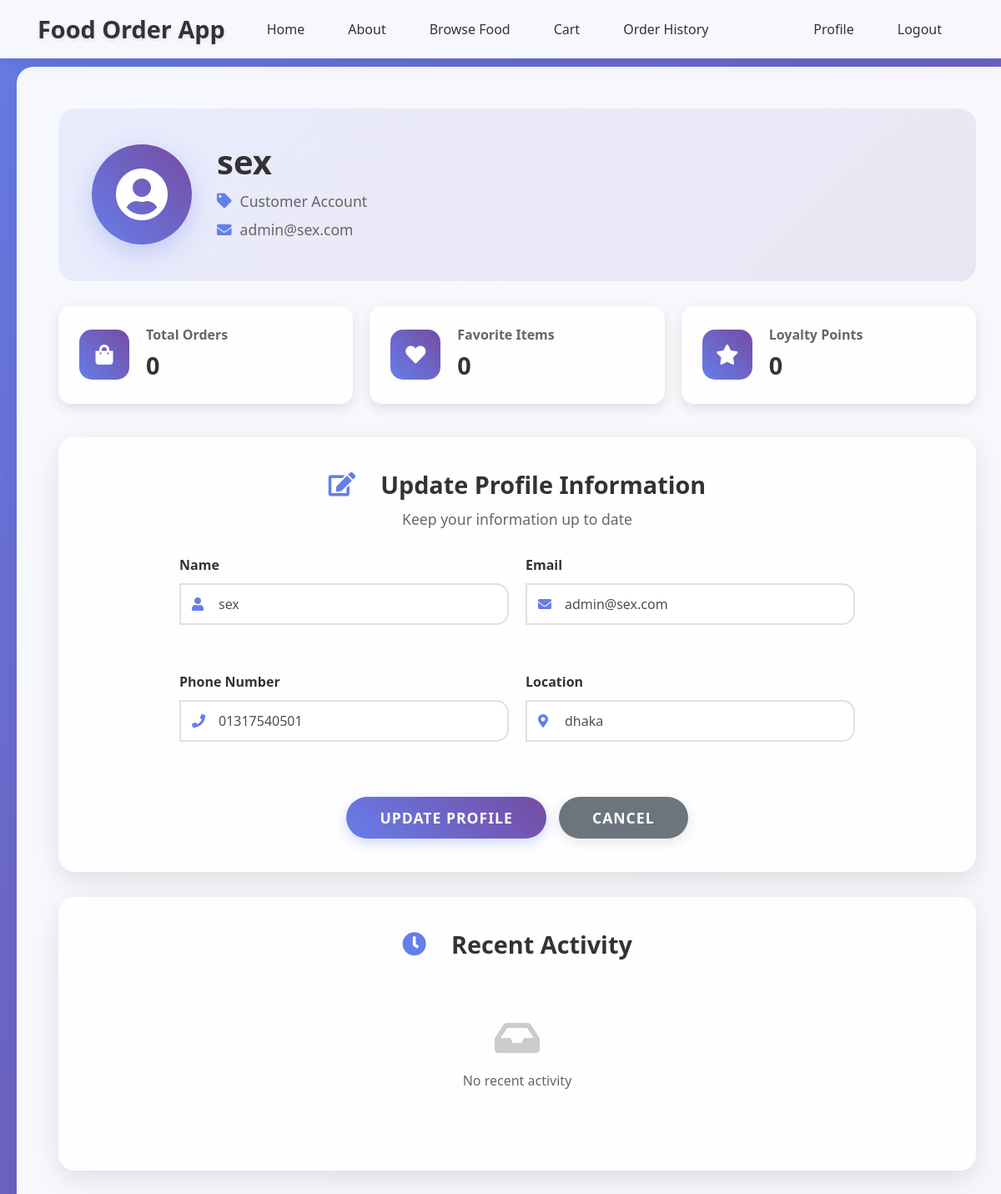
/customer/profile (signed in), run on an earlier commit of the app's database.
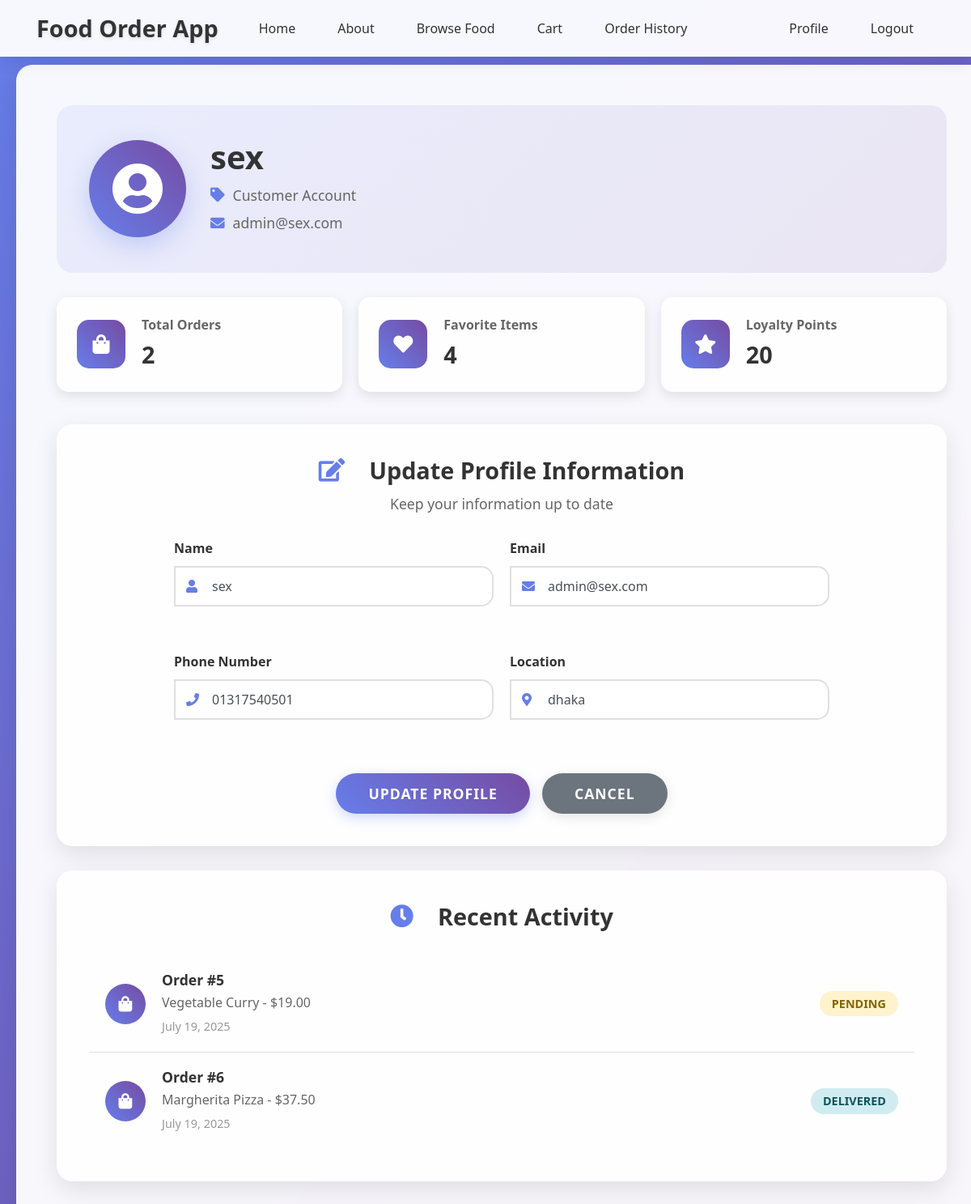
And on a later commit of the database.
### app/models/order.py (models this page shows, shortened)
class Order(db.Model):
    __tablename__ = 'orders'
    id = db.Column(db.Integer, primary_key=True)
    customer_id = db.Column(db.Integer, db.ForeignKey('users.id'), nullable=False)
    food_item_id = db.Column(db.Integer, db.ForeignKey('food_items.id'), nullable=False)
    restaurant_id = db.Column(db.Integer, db.ForeignKey('users.id'), nullable=False)
    quantity = db.Column(db.Integer, nullable=False)
    total_price = db.Column(db.Numeric(10, 2), nullable=False)
    status = db.Column(db.Enum('pending', 'accepted', 'preparing', 'ready', 'delivered', 'cancelled', name='order_status'), default='pending')
    payment_id = db.Column(db.Integer, db.ForeignKey('payments.id'), nullable=True)
    order_date = db.Column(db.DateTime, default=datetime.utcnow)
    payment = db.relationship("Payment", backref="order", uselist=False, foreign_keys="Order.payment_id")

### app/models/food_item.py (models this page shows, shortened)
class FoodItem(db.Model):
    __tablename__ = 'food_items'
    id = db.Column(db.Integer, primary_key=True)
    name = db.Column(db.String(100), nullable=False)
    description = db.Column(db.Text, nullable=True)
    price = db.Column(db.Numeric(10, 2), nullable=False)
    image_url = db.Column(db.String(200), nullable=True)
    restaurant_id = db.Column(db.Integer, db.ForeignKey('users.id'), nullable=False)
    created_at = db.Column(db.DateTime, default=datetime.utcnow)
    orders = db.relationship('Order', backref='food_item', lazy=True)

### app/routes/customer.py (the view)
@customer.route("/profile", methods=["GET", "POST"])
@login_required
@customer_required
def profile():
    form = UpdateProfileForm()
    if form.validate_on_submit():
        current_user.name = form.name.data
        current_user.email = form.email.data
        current_user.phone_number = form.phone_number.data
        current_user.location = form.location.data
        db.session.commit()
        flash("Your profile has been updated!", "success")
        return redirect(url_for("customer.profile"))
    elif request.method == "GET":
        form.name.data = current_user.name
        form.email.data = current_user.email
        form.phone_number.data = current_user.phone_number
        form.location.data = current_user.location
    return render_template("profile.html", title="Profile", form=form)

### app/utils/profile_forms.py (shortened to what this page needs)
class UpdateProfileForm(FlaskForm):
    name = StringField("Name", validators=[DataRequired(), Length(min=2, max=100)])
    email = StringField("Email", validators=[DataRequired(), Email()])
    phone_number = StringField("Phone Number", validators=[DataRequired(), Length(min=10, max=20)])
    location = StringField("Location", validators=[DataRequired(), Length(min=2, max=200)])
    submit = SubmitField("Update Profile")

### app/templates/profile.html (shortened to what the changed rows need)
{% extends "base.html" %}
{% block content %}
    <div class="profile-container">
        <div class="profile-header">
            <div class="profile-info">
                <h2 class="profile-name">{{ current_user.name }}</h2>
            </div>
        </div>
        <div class="profile-stats">
            {% if current_user.role == "customer" %}
                <div class="stat-card">
                    <div class="stat-icon">
                        <i class="fas fa-shopping-bag"></i>
                    </div>
                    <div class="stat-info">
                        <h3>Total Orders</h3>
                        <p>{{ current_user.orders_as_customer|length }}</p>
                    </div>
                </div>
                <div class="stat-card">
                    <div class="stat-icon">
                        <i class="fas fa-heart"></i>
                    </div>
                    <div class="stat-info">
                        <h3>Favorite Items</h3>
                        <p>{{ current_user.orders_as_customer|length * 2 }}</p>
                    </div>
                </div>
                <div class="stat-card">
                    <div class="stat-icon">
                        <i class="fas fa-star"></i>
                    </div>
                    <div class="stat-info">
                        <h3>Loyalty Points</h3>
                        <p>{{ current_user.orders_as_customer|length * 10 }}</p>
                    </div>
                </div>
            {% endif %}
        </div>
        {% if current_user.role == "customer" %}
            <div class="recent-activity">
                <div class="activity-list">
                    {% for order in current_user.orders_as_customer[:5] %}
                        <div class="activity-item">
                            <div class="activity-icon">
                                <i class="fas fa-shopping-bag"></i>
                            </div>
                            <div class="activity-content">
                                <h4>Order #{{ order.id }}</h4>
                                <p>{{ order.food_item.name }} - ${{ order.total_price }}</p>
                                <span class="activity-time">{{ order.order_date.strftime('%B %d, %Y') }}</span>
                            </div>
                            <div class="activity-status status-{{ order.status }}">
                                {{ order.status.title() }}
                            </div>
                        </div>
                    {% else %}
                        <div class="empty-activity">
                            <i class="fas fa-inbox"></i>
                            <p>No recent activity</p>
                        </div>
                    {% endfor %}
                </div>
            </div>
        {% endif %}
    </div>
{% endblock content %}

What changed in the data, as far as the page shows it:
added Order: id "5", food_item.name "Vegetable Curry", total_price "19.00", order_date "July 19, 2025", status "PENDING"
added Order: id "6", food_item.name "Margherita Pizza", total_price "37.50", order_date "July 19, 2025", status "DELIVERED"
Also different on the page:
{{ current_user.orders_as_customer|length }}: "0" → "2"
{{ current_user.orders_as_customer|length * 2 }}: "0" → "4"
{{ current_user.orders_as_customer|length * 10 }}: "0" → "20"
text no longer shown: "No recent activity"
